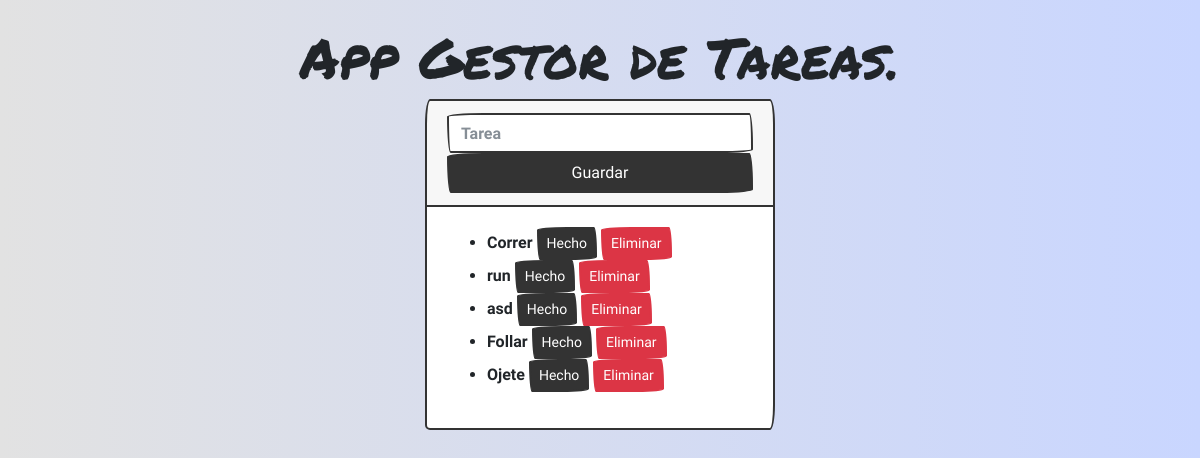
Before: / with the older database file.
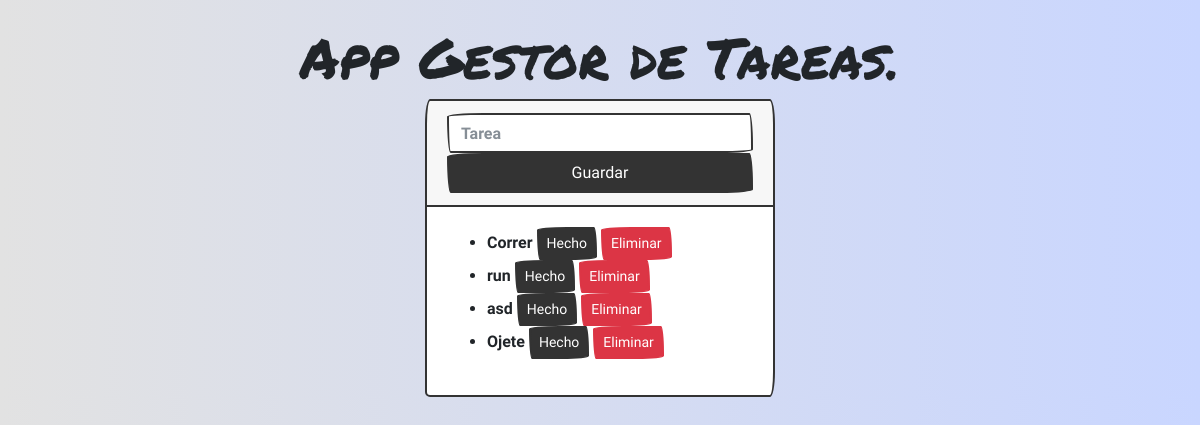
After: the same page with the newer database file.
### models.py (models this page shows, shortened)
class Tasks(db.Base):
    __tablename__ = "tasks"
    __table_args__ = {'sqlite_autoincrement': True}
    id_task = Column(Integer, primary_key=True)
    content = Column(String(200), nullable=False)
    done = Column(Boolean)
    def __str__(self):
        return "Tarea: Nº {} = {} -> {})".format(self.id_task, self.content, self.done)

### main.py (the view)
@app.route("/")
def home_web():
    every_tasks = db.session.query(Tasks).all()
    for i in every_tasks:
        print(i)
    return render_template("index.html", task_list=every_tasks)

### templates/index.html (shortened to what this page needs)
<!DOCTYPE html>
<html lang="en">
<head>
    <link rel="stylesheet" href="https://cdn.jsdelivr.net/npm/bootswatch@4.5.2/dist/sketchy/bootstrap.min.css">
    <link rel="stylesheet" href="{{ url_for('static', filename='main.css')}}">
</head>
<body>
    <header>
        <main>
            <h1 class="display-4 text-center mt-4 titulo">App Gestor de Tareas.</h1>
        <section>
            <div class="container">
                <div class="row">
                    <div class="col-md-4 offset-md-4 my-auto">
                        <div class="card">
                            <div class="card-header">
                                <form action="/create_task" method="post">
                                    <div class="input-group">
                                        <input type="text" name="content_task" placeholder="Tarea" class="form-control" autofocus>
                                    </div>
                                    <button type="submit" class="btn btn-primary btn-block">Guardar</button>
                                </form>
                            </div>
                            <div class="card-body">
                                <ul>
                                    {% for task in task_list %}
                                    <li>
                                        {{ task.content }}
                                        <a href="/done-task/{{task.id_task}}" style="text-decoration:none" class="btn btn-primary btn-sm">
                                            Hecho
                                        </a>
                                        <a href="/delete-task/{{task.id_task}}" style="text-decoration:none" class="btn btn-danger btn-sm">
                                            Eliminar
                                        </a>
                                    </li>
                                    {% endfor %}
                                </ul>
                            </div>
                        </div>
                    </div>
                </div>
            </div>
        </section>
    </main>
</body>
</html>

### static/main.css (style rules this page uses)
body { background: #C9D6FF; background: -webkit-linear-gradient(to right, #E2E2E2, #C9D6FF); background: linear-gradient(to right, #E2E2E2, #C9D6FF); }
.titulo { font-family: 'Permanent Marker', cursive; }

Changed rows visible on the page:
removed Tasks: content "Follar"
